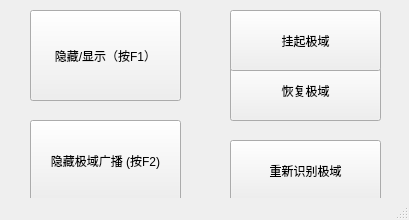
<?xml version="1.0" encoding="UTF-8"?>
<ui version="4.0">
 <class>MainWindow</class>
 <widget class="QMainWindow" name="MainWindow">
  <property name="geometry">
   <rect>
    <x>0</x>
    <y>0</y>
    <width>409</width>
    <height>220</height>
   </rect>
  </property>
  <property name="windowTitle">
   <string>MainWindow</string>
  </property>
  <widget class="QWidget" name="centralwidget">
   <widget class="QPushButton" name="pushButton">
    <property name="geometry">
     <rect>
      <x>30</x>
      <y>10</y>
      <width>151</width>
      <height>91</height>
     </rect>
    </property>
    <property name="text">
     <string>隐藏/显示（按F1）</string>
    </property>
    <property name="checkable">
     <bool>false</bool>
    </property>
   </widget>
   <widget class="QPushButton" name="pushButton_2">
    <property name="geometry">
     <rect>
      <x>230</x>
      <y>10</y>
      <width>151</width>
      <height>61</height>
     </rect>
    </property>
    <property name="text">
     <string>挂起极域</string>
    </property>
   </widget>
   <widget class="QPushButton" name="pushButton_3">
    <property name="geometry">
     <rect>
      <x>230</x>
      <y>60</y>
      <width>151</width>
      <height>61</height>
     </rect>
    </property>
    <property name="text">
     <string>恢复极域</string>
    </property>
   </widget>
   <widget class="QPushButton" name="pushButton_4">
    <property name="geometry">
     <rect>
      <x>30</x>
      <y>120</y>
      <width>151</width>
      <height>81</height>
     </rect>
    </property>
    <property name="text">
     <string>隐藏极域广播 (按F2)</string>
    </property>
   </widget>
   <widget class="QPushButton" name="pushButton_5">
    <property name="geometry">
     <rect>
      <x>230</x>
      <y>140</y>
      <width>151</width>
      <height>61</height>
     </rect>
    </property>
    <property name="text">
     <string>重新识别极域</string>
    </property>
   </widget>
   <zorder>pushButton_3</zorder>
   <zorder>pushButton</zorder>
   <zorder>pushButton_2</zorder>
   <zorder>pushButton_4</zorder>
   <zorder>pushButton_5</zorder>
  </widget>
  <widget class="QStatusBar" name="statusbar"/>
 </widget>
 <resources/>
 <connections/>
</ui>
